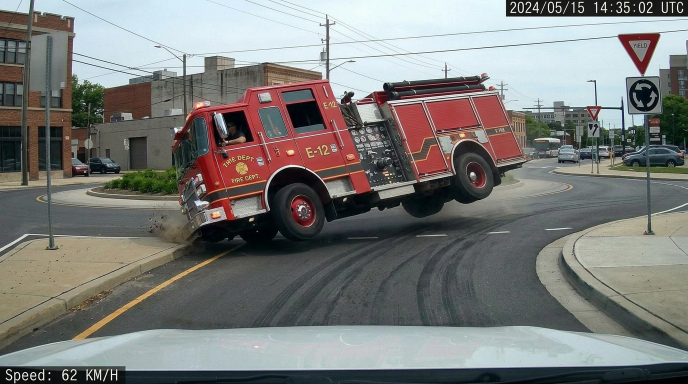
#> input picture assets/dobacksoft/trailer/01_dashcam_lateral.png, 1376 x 768 px (shown at 1/2 size); its folder holds 3 pictures in this run
$ python crear_video_dobacksoft.py
#> lines starting #> are read from the running program, lines starting #| are printed output that depends on the picture
#!/usr/bin/env python3
"""
Crea un video MP4 a partir de imágenes (trailer DobackSoft).
Compatible con navegadores (H.264). Usa imageio-ffmpeg.

Uso: pip install imageio imageio-ffmpeg && python scripts/crear_video_dobacksoft.py

Coloca las imágenes en assets/dobacksoft/trailer/ (orden alfabético).
"""
import argparse
import sys
from pathlib import Path

ROOT = Path(__file__).resolve().parent.parent


def main() -> int:
    parser = argparse.ArgumentParser(description="Crea video MP4 desde imágenes (H.264, compatible navegadores)")
    parser.add_argument(
        "--input", "-i",
        default=str(ROOT / "assets" / "dobacksoft" / "trailer"),
        help="Carpeta con imágenes PNG/JPG",
    )
    parser.add_argument(
        "--output", "-o",
        default=str(ROOT / "assets" / "dobacksoft" / "fire_truck_trailer.mp4"),
        help="Archivo de salida MP4",
    )
    parser.add_argument(
        "--duracion",
        type=float,
        default=2.0,
        help="Segundos por imagen (default: 2)",
    )
    args = parser.parse_args()

    try:
        import imageio.v3 as iio
        import numpy as np
    except ImportError:
        print("Instala: pip install imageio imageio-ffmpeg numpy")
        return 1

    input_dir = Path(args.input)
    output_path = Path(args.output)

    if not input_dir.is_dir():
        print(f"Error: carpeta no existe: {input_dir}")
        return 1

    images = sorted(
        list(input_dir.glob("*.png")) + list(input_dir.glob("*.jpg")) + list(input_dir.glob("*.jpeg")),
        key=lambda p: p.name.lower(),
    )

    if not images:
        print(f"Error: no hay imágenes en {input_dir}")
        return 1

    # Leer imágenes (glob ya excluye subcarpetas)
    frames = []
    for p in images:
        try:
            img = iio.imread(str(p))
#> img is the input picture: shape (768, 1376, 3); mean R, G, B 122.8, 123.2, 120.8
            frames.append(img)
        except Exception as e:
            print(f"Advertencia: no se pudo leer {p}: {e}")

    if not frames:
        print("Error: no se pudo leer ninguna imagen")
        return 1

    # Redimensionar al tamaño de la primera para consistencia
    h, w = frames[0].shape[:2]
#> h = 768; w = 1376
    resized = []
    for f in frames:
        if f.shape[:2] != (h, w):
            from PIL import Image
            pil = Image.fromarray(f)
            pil = pil.resize((w, h), Image.Resampling.LANCZOS)
            resized.append(np.array(pil))
        else:
            resized.append(f)
#> this loop made 3 passes
#> pass 3, in main, `pil = pil.resize((w, h), Image.Resampling.LANCZOS)`:
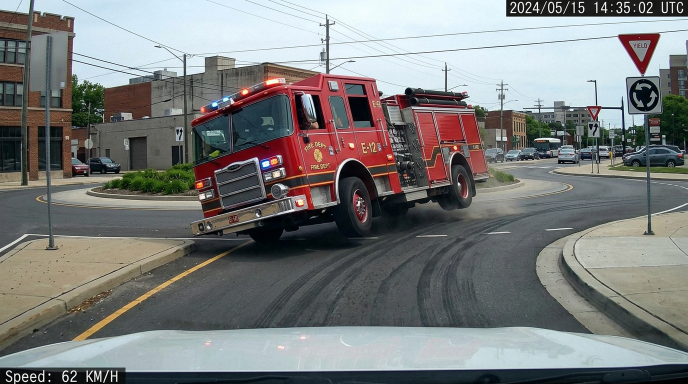
#> pil: PIL image 1376x768 RGB (shown at 1/2 size); mean R, G, B 122.8, 124.3, 123.7
#> after the loop, resized = 3 items
    frames = resized
#> frames = 3 items

    # fps = 1/duracion para que cada imagen dure 'duracion' segundos
    fps = 1.0 / args.duracion

    try:
        iio.imwrite(
            output_path,
            frames,
            fps=fps,
            codec="libx264",
            quality=8,
        )
    except Exception as e:
        print(f"Error al escribir video: {e}")
        return 1

    print(f"Video creado: {output_path}")
    return 0


if __name__ == "__main__":
#> (the run stopped early here; a loop or call above may not have finished)
